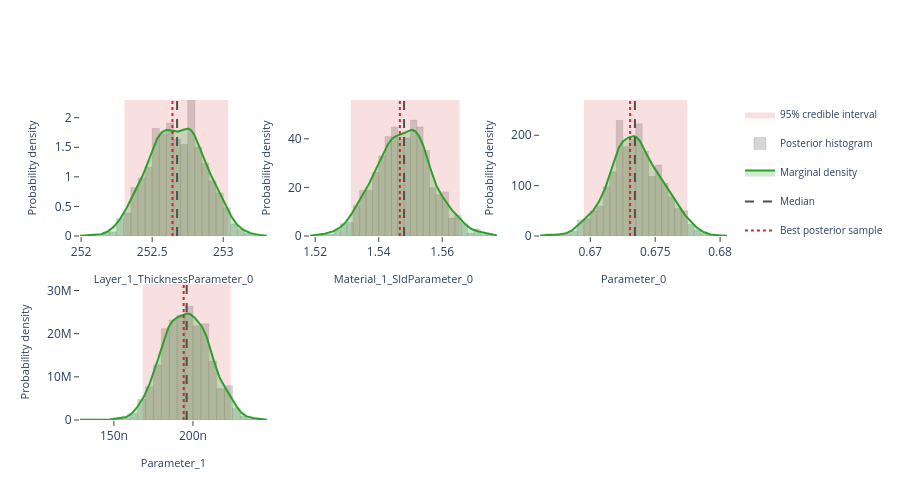

Notebook code cell kept with this figure:
### Markdown cell above
## Interactive posterior plots

The next three cells render the same Plotly figures that are shown on the
Bayesian Posterior tab of the EasyReflectometryApp:

* **Marginals** — per-parameter distribution: histogram + smooth KDE marginal,
  shaded 95% credible interval, and median / best-sample lines
  (`plot_distribution` or `posterior.distribution()`)
* **Corner plot** — pairwise marginals + 2-D contours + scatter (`plot_corner`)
* **Traces** — per-chain trace + marginal histogram (`plot_trace`)

The standalone helpers are called with ``return_figure=True`` so they return a
Plotly ``Figure`` that we render in the notebook with ``fig.show()``; the
``PosteriorResults`` methods return the figure directly.

### Code cell
# ---- Marginal posterior distributions ---------------------------------------
# One panel per free parameter, each overlaying the posterior histogram, a
# smooth Gaussian-KDE marginal, the shaded 95% credible interval, and the
# median / best-sample reference lines.  Mirrors the "Marginals" sub-tab in
# the EasyReflectometryApp.

# The PosteriorResults method passes ``logp`` through automatically so the
# best posterior sample (MAP) line is drawn:
fig = posterior.distribution()
fig.show()

# Standalone equivalent (pass ``logp`` to get the best-sample line):
# fig = plot_distribution(
#     posterior.draws,
#     posterior.param_names,
#     logp=posterior.logp,
#     return_figure=True,
# )
# fig.show()

### Figure 1 — Plotly figure (JSON) as saved in the notebook; plotly's stock layout.template omitted (floating-point values rounded to 4 significant figures; data arrays with more than 128 entries replaced by an {"elided": "..."} marker saying what was removed)
{"data": [{"fill": "toself", "fillcolor": "rgba(214, 39, 40, 0.14)", "hoverinfo": "skip", "legendgroup": "95% credible interval", "line": {"color": "rgba(214, 39, 40, 0.14)", "width": 0}, "mode": "lines", "name": "95% credible interval", "showlegend": true, "type": "scatter", "x": [252.3, 253.0, 253.0, 252.3, 252.3], "xaxis": "x", "y": [0.0, 0.0, 2.299, 2.299, 0.0], "yaxis": "y"}, {"histnorm": "probability density", "hovertemplate": "sample=%{x:.4f}<br>density: %{y:.2f}<extra></extra>", "legendgroup": "histogram", "marker": {"color": "rgba(120, 120, 120, 0.38)", "line": {"color": "rgba(120, 120, 120, 0.24)", "width": 1}}, "name": "Posterior histogram", "nbinsx": 40, "opacity": 0.82, "showlegend": true, "type": "histogram", "x": {"elided": "880 float values"}, "xaxis": "x", "yaxis": "y"}, {"fill": "tozeroy", "fillcolor": "rgba(44, 160, 44, 0.22)", "hovertemplate": "Layer_1_ThicknessParameter_0: %{x:.4f}<br>density: %{y:.4f}<extra></extra>", "legendgroup": "marginal", "line": {"color": "rgb(44, 160, 44)", "width": 2}, "mode": "lines", "name": "Marginal density", "showlegend": true, "type": "scatter", "x": {"elided": "256 float values"}, "xaxis": "x", "y": {"elided": "256 float values"}, "yaxis": "y"}, {"hovertemplate": "Median: %{x:.4f}<extra></extra>", "legendgroup": "Median", "line": {"color": "rgb(80, 80, 80)", "dash": "dash", "width": 2}, "mode": "lines", "name": "Median", "showlegend": true, "type": "scatter", "x": [252.7, 252.7], "xaxis": "x", "y": [0.0, 2.299], "yaxis": "y"}, {"hovertemplate": "Best posterior sample: %{x:.4f}<extra></extra>", "legendgroup": "Best posterior sample", "line": {"color": "rgb(214, 39, 40)", "dash": "dot", "width": 2}, "mode": "lines", "name": "Best posterior sample", "showlegend": true, "type": "scatter", "x": [252.6, 252.6], "xaxis": "x", "y": [0.0, 2.299], "yaxis": "y"}, {"fill": "toself", "fillcolor": "rgba(214, 39, 40, 0.14)", "hoverinfo": "skip", "legendgroup": "95% credible interval", "line": {"color": "rgba(214, 39, 40, 0.14)", "width": 0}, "mode": "lines", "name": "95% credible interval", "showlegend": false, "type": "scatter", "x": [1.531, 1.565, 1.565, 1.531, 1.531], "xaxis": "x2", "y": [0.0, 0.0, 55.98, 55.98, 0.0], "yaxis": "y2"}, {"histnorm": "probability density", "hovertemplate": "sample=%{x:.4f}<br>density: %{y:.2f}<extra></extra>", "legendgroup": "histogram", "marker": {"color": "rgba(120, 120, 120, 0.38)", "line": {"color": "rgba(120, 120, 120, 0.24)", "width": 1}}, "name": "Posterior histogram", "nbinsx": 40, "opacity": 0.82, "showlegend": false, "type": "histogram", "x": {"elided": "880 float values"}, "xaxis": "x2", "yaxis": "y2"}, {"fill": "tozeroy", "fillcolor": "rgba(44, 160, 44, 0.22)", "hovertemplate": "Material_1_SldParameter_0: %{x:.4f}<br>density: %{y:.4f}<extra></extra>", "legendgroup": "marginal", "line": {"color": "rgb(44, 160, 44)", "width": 2}, "mode": "lines", "name": "Marginal density", "showlegend": false, "type": "scatter", "x": {"elided": "256 float values"}, "xaxis": "x2", "y": {"elided": "256 float values"}, "yaxis": "y2"}, {"hovertemplate": "Median: %{x:.4f}<extra></extra>", "legendgroup": "Median", "line": {"color": "rgb(80, 80, 80)", "dash": "dash", "width": 2}, "mode": "lines", "name": "Median", "showlegend": false, "type": "scatter", "x": [1.548, 1.548], "xaxis": "x2", "y": [0.0, 55.98], "yaxis": "y2"}, {"hovertemplate": "Best posterior sample: %{x:.4f}<extra></extra>", "legendgroup": "Best posterior sample", "line": {"color": "rgb(214, 39, 40)", "dash": "dot", "width": 2}, "mode": "lines", "name": "Best posterior sample", "showlegend": false, "type": "scatter", "x": [1.547, 1.547], "xaxis": "x2", "y": [0.0, 55.98], "yaxis": "y2"}, {"fill": "toself", "fillcolor": "rgba(214, 39, 40, 0.14)", "hoverinfo": "skip", "legendgroup": "95% credible interval", "line": {"color": "rgba(214, 39, 40, 0.14)", "width": 0}, "mode": "lines", "name": "95% credible interval", "showlegend": false, "type": "scatter", "x": [0.6695, 0.6775, 0.6775, 0.6695, 0.6695], "xaxis": "x3", "y": [0.0, 0.0, 270.0, 270.0, 0.0], "yaxis": "y3"}, {"histnorm": "probability density", "hovertemplate": "sample=%{x:.4f}<br>density: %{y:.2f}<extra></extra>", "legendgroup": "histogram", "marker": {"color": "rgba(120, 120, 120, 0.38)", "line": {"color": "rgba(120, 120, 120, 0.24)", "width": 1}}, "name": "Posterior histogram", "nbinsx": 40, "opacity": 0.82, "showlegend": false, "type": "histogram", "x": {"elided": "880 float values"}, "xaxis": "x3", "yaxis": "y3"}, {"fill": "tozeroy", "fillcolor": "rgba(44, 160, 44, 0.22)", "hovertemplate": "Parameter_0: %{x:.4f}<br>density: %{y:.4f}<extra></extra>", "legendgroup": "marginal", "line": {"color": "rgb(44, 160, 44)", "width": 2}, "mode": "lines", "name": "Marginal density", "showlegend": false, "type": "scatter", "x": {"elided": "256 float values"}, "xaxis": "x3", "y": {"elided": "256 float values"}, "yaxis": "y3"}, {"hovertemplate": "Median: %{x:.4f}<extra></extra>", "legendgroup": "Median", "line": {"color": "rgb(80, 80, 80)", "dash": "dash", "width": 2}, "mode": "lines", "name": "Median", "showlegend": false, "type": "scatter", "x": [0.6734, 0.6734], "xaxis": "x3", "y": [0.0, 270.0], "yaxis": "y3"}, {"hovertemplate": "Best posterior sample: %{x:.4f}<extra></extra>", "legendgroup": "Best posterior sample", "line": {"color": "rgb(214, 39, 40)", "dash": "dot", "width": 2}, "mode": "lines", "name": "Best posterior sample", "showlegend": false, "type": "scatter", "x": [0.6731, 0.6731], "xaxis": "x3", "y": [0.0, 270.0], "yaxis": "y3"}, {"fill": "toself", "fillcolor": "rgba(214, 39, 40, 0.14)", "hoverinfo": "skip", "legendgroup": "95% credible interval", "line": {"color": "rgba(214, 39, 40, 0.14)", "width": 0}, "mode": "lines", "name": "95% credible interval", "showlegend": false, "type": "scatter", "x": [1.682e-07, 2.239e-07, 2.239e-07, 1.682e-07, 1.682e-07], "xaxis": "x4", "y": [0.0, 0.0, 31510000.0, 31510000.0, 0.0], "yaxis": "y4"}, {"histnorm": "probability density", "hovertemplate": "sample=%{x:.4f}<br>density: %{y:.2f}<extra></extra>", "legendgroup": "histogram", "marker": {"color": "rgba(120, 120, 120, 0.38)", "line": {"color": "rgba(120, 120, 120, 0.24)", "width": 1}}, "name": "Posterior histogram", "nbinsx": 40, "opacity": 0.82, "showlegend": false, "type": "histogram", "x": {"elided": "880 float values"}, "xaxis": "x4", "yaxis": "y4"}, {"fill": "tozeroy", "fillcolor": "rgba(44, 160, 44, 0.22)", "hovertemplate": "Parameter_1: %{x:.4f}<br>density: %{y:.4f}<extra></extra>", "legendgroup": "marginal", "line": {"color": "rgb(44, 160, 44)", "width": 2}, "mode": "lines", "name": "Marginal density", "showlegend": false, "type": "scatter", "x": {"elided": "256 float values"}, "xaxis": "x4", "y": {"elided": "256 float values"}, "yaxis": "y4"}, {"hovertemplate": "Median: %{x:.4f}<extra></extra>", "legendgroup": "Median", "line": {"color": "rgb(80, 80, 80)", "dash": "dash", "width": 2}, "mode": "lines", "name": "Median", "showlegend": false, "type": "scatter", "x": [1.96e-07, 1.96e-07], "xaxis": "x4", "y": [0.0, 31510000.0], "yaxis": "y4"}, {"hovertemplate": "Best posterior sample: %{x:.4f}<extra></extra>", "legendgroup": "Best posterior sample", "line": {"color": "rgb(214, 39, 40)", "dash": "dot", "width": 2}, "mode": "lines", "name": "Best posterior sample", "showlegend": false, "type": "scatter", "x": [1.941e-07, 1.941e-07], "xaxis": "x4", "y": [0.0, 31510000.0], "yaxis": "y4"}], "layout": {"barmode": "overlay", "height": 500, "legend": {"font": {"size": 10}}, "plot_bgcolor": "white", "showlegend": true, "xaxis": {"anchor": "y", "domain": [0.0, 0.2889], "range": [252.0, 253.3], "showgrid": false, "ticks": "outside", "title": {"font": {"size": 11}, "text": "Layer_1_ThicknessParameter_0"}, "zeroline": false}, "xaxis2": {"anchor": "y2", "domain": [0.3556, 0.6444], "range": [1.518, 1.577], "showgrid": false, "ticks": "outside", "title": {"font": {"size": 11}, "text": "Material_1_SldParameter_0"}, "zeroline": false}, "xaxis3": {"anchor": "y3", "domain": [0.7111, 1.0], "range": [0.6661, 0.6805], "showgrid": false, "ticks": "outside", "title": {"font": {"size": 11}, "text": "Parameter_0"}, "zeroline": false}, "xaxis4": {"anchor": "y4", "domain": [0.0, 0.2889], "range": [1.285e-07, 2.468e-07], "showgrid": false, "ticks": "outside", "title": {"font": {"size": 11}, "text": "Parameter_1"}, "zeroline": false}, "xaxis5": {"anchor": "y5", "domain": [0.3556, 0.6444], "showgrid": false, "ticks": "outside", "zeroline": false}, "xaxis6": {"anchor": "y6", "domain": [0.7111, 1.0], "showgrid": false, "ticks": "outside", "zeroline": false}, "yaxis": {"anchor": "x", "domain": [0.575, 1.0], "range": [0.0, 2.299], "showgrid": false, "ticks": "outside", "title": {"font": {"size": 11}, "text": "Probability density"}, "zeroline": false}, "yaxis2": {"anchor": "x2", "domain": [0.575, 1.0], "range": [0.0, 55.98], "showgrid": false, "ticks": "outside", "title": {"font": {"size": 11}, "text": "Probability density"}, "zeroline": false}, "yaxis3": {"anchor": "x3", "domain": [0.575, 1.0], "range": [0.0, 270.0], "showgrid": false, "ticks": "outside", "title": {"font": {"size": 11}, "text": "Probability density"}, "zeroline": false}, "yaxis4": {"anchor": "x4", "domain": [0.0, 0.425], "range": [0.0, 31510000.0], "showgrid": false, "ticks": "outside", "title": {"font": {"size": 11}, "text": "Probability density"}, "zeroline": false}, "yaxis5": {"anchor": "x5", "domain": [0.0, 0.425], "showgrid": false, "ticks": "outside", "zeroline": false}, "yaxis6": {"anchor": "x6", "domain": [0.0, 0.425], "showgrid": false, "ticks": "outside", "zeroline": false}}}
